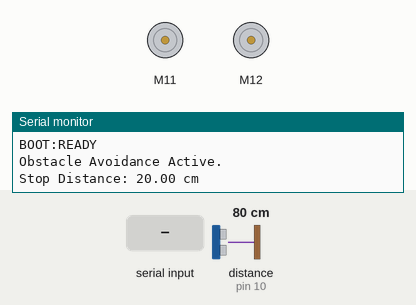
Bench run of a sketch on a simulated Arduino Uno, built with avr-gcc and run on an emulated ATmega328P. On the bench: 2 × DC motor (green arrow = forward, orange = backward, longer = faster), the last lines printed to the serial monitor. The test bench sets the inputs (shaded band); at power-on: distance to the obstacle (sensor on pin 10) 80 cm.

Above: at 1.2 s.
1.3 s: "F\n" received over Serial
At 1.9 s:
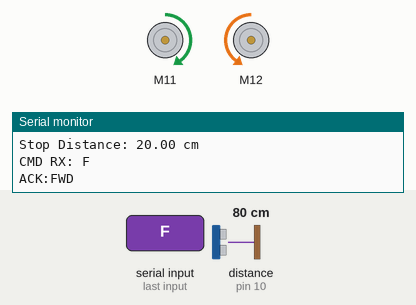
2.8 s: byte 66 ('B') received over Serial
At 4.0 s:
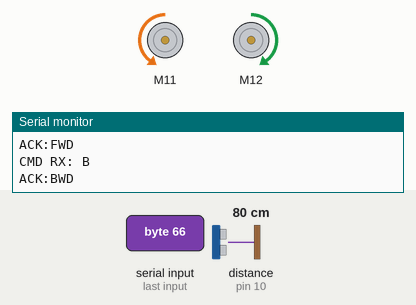
4.3 s: byte 76 ('L') received over Serial
At 5.5 s:
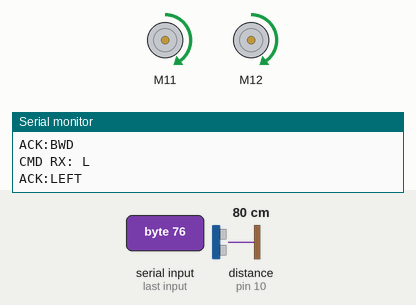
5.8 s: byte 82 ('R') received over Serial
At 6.6 s:
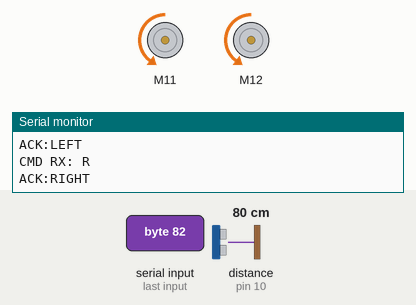
7.3 s: byte 49 ('1') received over Serial
At 7.7 s:
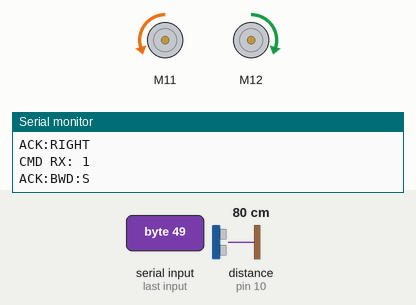
8.8 s: byte 51 ('3') received over Serial
At 9.9 s:
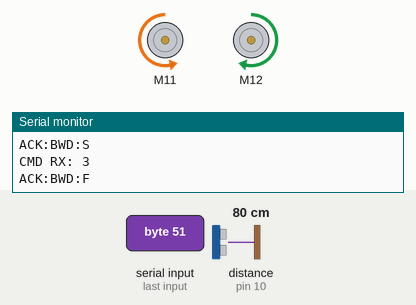
Timing chart, 0 to 25.3 s (numbered marks = the images above; inputs shaded):
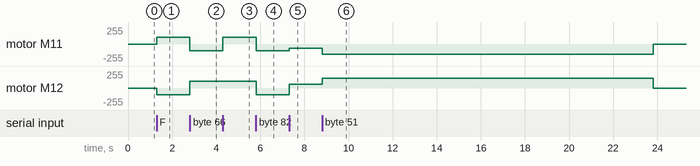

The sketch:

arduino-cpp-code.ino
```cpp
#include <MeAuriga.h>

// Encoder setup
MeEncoderOnBoard Encoder_1(SLOT1);
MeEncoderOnBoard Encoder_2(SLOT2);
// Ultrasonic sensor setup - Using PORT_10 as in your buggy code
// Ensure the sensor is actually plugged into PORT_10.
MeUltrasonicSensor ultrasonic_sensor(PORT_10);

// --- Configuration ---
const float STOP_DISTANCE_CM = 20.0; // Stop if closer than 20cm
const unsigned long WATCHDOG_TIMEOUT = 15000;  // 15 second timeout

// Variables
int currentSpeed = 100;      // Default motor speed (0-255) for commands without explicit speed
unsigned long lastActivityTime = 0;
bool isStoppedByObstacle = false; // Flag to track if we stopped due to distance

// Forward declarations
void forward(int speed = 100);
void backward(int speed = 100);
void turnLeft(int speed = 100);
void turnRight(int speed = 100);
void stopMotors();
void setSpeed(int speed);
void processCommand(char command, int value);

void setup() {
  // Set PWM 8KHz for Auriga (from document examples)
  TCCR1A = _BV(WGM10);
  TCCR1B = _BV(CS11) | _BV(WGM12);
  TCCR2A = _BV(WGM21) | _BV(WGM20);
  TCCR2B = _BV(CS21);

  // Start hardware serial
  Serial.begin(115200);

  // Initial state
  stopMotors(); // Use the modified stopMotors for immediate effect

  Serial.println("BOOT:READY");
  Serial.println("Obstacle Avoidance Active.");
  Serial.print("Stop Distance: "); Serial.print(STOP_DISTANCE_CM); Serial.println(" cm");

  lastActivityTime = millis();
}

void loop() {
  // --- 1. Check for Obstacle ---
  float distance = ultrasonic_sensor.distanceCm(); // Read current distance

  // Use range from document (3cm-400cm), treat < 3cm as very close
  if (distance < STOP_DISTANCE_CM && distance >= 0) { // Check if too close (and reading is valid)
    if (!isStoppedByObstacle) { // Only print and stop if not already stopped by obstacle
       Serial.print("OBSTACLE! Distance: "); Serial.print(distance); Serial.println(" cm. Stopping.");
       stopMotors(); // Force stop using immediate PWM command
       isStoppedByObstacle = true; // Set the flag
    }
    // We don't process commands or run encoder loops if stopped by obstacle
    lastActivityTime = millis(); // Keep watchdog happy while stopped
    delay(50); // Small delay to prevent spamming stop command
    return; // Skip the rest of the loop
  }
  else {
     // If we were stopped by an obstacle but it's now clear
     if (isStoppedByObstacle) {
        Serial.println("Obstacle Cleared. Resuming.");
        isStoppedByObstacle = false; // Clear the flag
        // Motors remain stopped until a new command is received.
        // Or optionally, you could resume the last command here if needed (more complex).
     }
  }

  // --- 2. Watchdog Check (only if not stopped by obstacle) ---
  if (millis() - lastActivityTime > WATCHDOG_TIMEOUT) {
    Serial.println("WATCHDOG: Timeout - stopping motors");
    stopMotors();
    lastActivityTime = millis(); // Reset the timer
  }

  // --- 3. Process Serial Commands (only if not stopped by obstacle) ---
  if (Serial.available()) {
    char command = Serial.read();
    while(Serial.available() && Serial.peek() != '\n') { Serial.read(); }
    if(Serial.peek() == '\n') Serial.read();
    int value = 0; // Value parsing would need more logic if used with numeric commands

    processCommand(command, value);
    // Don't reset lastActivityTime here, processCommand does it
  }

  // --- 4. Run Encoder Loops (only if not stopped by obstacle) ---
  // Required for setTarPWM to work when a command IS active
  Encoder_1.loop();
  Encoder_2.loop();

  // Optional Debugging - print speed etc. (only if not stopped by obstacle)
  static unsigned long lastPrintTime = 0;
  if (millis() - lastPrintTime > 1000) {
    // Serial.print("Current Target Speed Var: "); Serial.println(currentSpeed);
    // Add other debug info if needed
    lastPrintTime = millis();
  }
}

// Process commands received via Serial
void processCommand(char command, int value) {
  lastActivityTime = millis(); // Reset watchdog timer on any valid command attempt
  String response = "";

  // Cannot process movement commands if stopped by obstacle
  if (isStoppedByObstacle) {
      Serial.println("WARN: Cannot process command while stopped by obstacle.");
      return; // Exit function early
  }

  command = toupper(command); // Make command case-insensitive

  // Handle movement commands (F, B, L, R, 0-8)
  if (String("FBLR012345678").indexOf(command) != -1) {
      Serial.print("CMD RX: "); Serial.println(command); // Acknowledge command reception
      switch (command) {
          case 'F': forward(); response = "ACK:FWD"; break;
          case 'B': backward(); response = "ACK:BWD"; break;
          case 'L': turnLeft(); response = "ACK:LEFT"; break;
          case 'R': turnRight(); response = "ACK:RIGHT"; break;
          // Numeric commands (simplified, may need value parsing adjustments)
          case '0': stopMotors(); response = "ACK:STOP"; break;
          case '1': backward(60); response = "ACK:BWD:S"; break;
          case '2': backward(100); response = "ACK:BWD:M"; break;
          case '3': backward(150); response = "ACK:BWD:F"; break;
          case '4': forward(60); response = "ACK:FWD:S"; break;
          case '5': forward(100); response = "ACK:FWD:M"; break;
          case '6': forward(150); response = "ACK:FWD:F"; break;
          case '7': turnLeft(80); response = "ACK:LEFT:S"; break;
          case '8': turnRight(80); response = "ACK:RIGHT:S"; break;
      }
  }
  // Handle non-movement commands
  else {
      switch (command) {
          case 'S': // Explicit Stop command
              Serial.print("CMD RX: "); Serial.println(command);
              stopMotors();
              response = "ACK:STOP";
              break;
          // Removed 'U' command for distance, as it's now checked continuously
          case 'X': // Status indicator
              response = "ACK:SYS:ON";
              break;
          case '?': // Status
              response = "STAT:ON:SPD_VAR:" + String(currentSpeed); // Report speed variable
              break;
          default:
              response = "ERR:INVALID_CMD";
              break;
      }
  }

  if (response.length() > 0) {
      Serial.println(response);
  }
}

// --- Motor control functions ---
// These now only SET the target PWM. The loop's distance check can override them.
void forward(int speed) {
  currentSpeed = constrain(speed, 0, 255);
  Encoder_1.setTarPWM(currentSpeed);
  Encoder_2.setTarPWM(-currentSpeed);
}

void backward(int speed) {
  currentSpeed = constrain(speed, 0, 255);
  Encoder_1.setTarPWM(-currentSpeed);
  Encoder_2.setTarPWM(currentSpeed);
}

void turnRight(int speed) {
  currentSpeed = constrain(speed, 0, 255);
  Encoder_1.setTarPWM(-currentSpeed);
  Encoder_2.setTarPWM(-currentSpeed);
}

void turnLeft(int speed) {
  currentSpeed = constrain(speed, 0, 255);
  Encoder_1.setTarPWM(currentSpeed);
  Encoder_2.setTarPWM(currentSpeed);
}

// --- IMMEDIATE Motor Stop Function ---
void stopMotors() {
  // Use setMotorPwm for immediate stop, overriding any setTarPWM ramp.
  // This is crucial for obstacle avoidance.
  Encoder_1.setMotorPwm(0);
  Encoder_2.setMotorPwm(0);
  // Also reset the target PWM in case the obstacle clears
  Encoder_1.setTarPWM(0);
  Encoder_2.setTarPWM(0);
  // Serial.println("DEBUG: stopMotors() called (setMotorPwm(0))"); // Optional debug
}

// Function to set the speed variable (doesn't move motors directly)
void setSpeed(int speed) {
  currentSpeed = constrain(speed, 0, 255);
  Serial.print("INFO: Speed variable set to "); Serial.println(currentSpeed);
}
```

Measured:
- after the input at 1.3 s, motor M11: stopped → forward 100/255 at once; motor M12: stopped → backward 100/255 at once
- after the input at 2.8 s, motor M11: forward 100/255 → backward 100/255 at once; motor M12: backward 100/255 → forward 100/255 at once
- after the input at 4.3 s, motor M11: backward 100/255 → forward 100/255 at once
- after the input at 5.8 s, motor M11, motor M12: forward 100/255 → backward 100/255 at once
- after the input at 7.3 s, motor M11: backward 100/255 → backward 60/255 at once; motor M12: backward 100/255 → forward 60/255 at once
- after the input at 8.8 s, motor M11: backward 60/255 → backward 150/255 at once, → stopped 15.0 s later; motor M12: forward 60/255 → forward 150/255 at once, → stopped 15.0 s later
